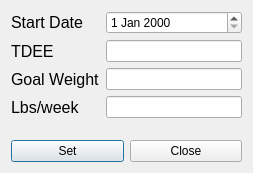
<?xml version="1.0" encoding="UTF-8"?>
<ui version="4.0">
 <class>weightLossPlanDialog</class>
 <widget class="QDialog" name="weightLossPlanDialog">
  <property name="geometry">
   <rect>
    <x>0</x>
    <y>0</y>
    <width>253</width>
    <height>173</height>
   </rect>
  </property>
  <property name="windowTitle">
   <string>Dialog</string>
  </property>
  <layout class="QVBoxLayout" name="verticalLayout">
   <item>
    <layout class="QFormLayout" name="formLayout">
     <item row="0" column="0">
      <widget class="QLabel" name="label">
       <property name="font">
        <font>
         <pointsize>12</pointsize>
        </font>
       </property>
       <property name="text">
        <string>Start Date</string>
       </property>
      </widget>
     </item>
     <item row="1" column="0">
      <widget class="QLabel" name="label_2">
       <property name="font">
        <font>
         <pointsize>12</pointsize>
        </font>
       </property>
       <property name="text">
        <string>TDEE</string>
       </property>
      </widget>
     </item>
     <item row="1" column="1">
      <widget class="QLineEdit" name="inputTDEE"/>
     </item>
     <item row="2" column="0">
      <widget class="QLabel" name="label_3">
       <property name="font">
        <font>
         <pointsize>12</pointsize>
        </font>
       </property>
       <property name="text">
        <string>Goal Weight</string>
       </property>
      </widget>
     </item>
     <item row="2" column="1">
      <widget class="QLineEdit" name="inputGoalWeight"/>
     </item>
     <item row="3" column="0">
      <widget class="QLabel" name="label_4">
       <property name="font">
        <font>
         <pointsize>12</pointsize>
        </font>
       </property>
       <property name="text">
        <string>Lbs/week</string>
       </property>
      </widget>
     </item>
     <item row="3" column="1">
      <widget class="QLineEdit" name="inputLossRate"/>
     </item>
     <item row="0" column="1">
      <widget class="QDateEdit" name="dateEdit"/>
     </item>
    </layout>
   </item>
   <item>
    <layout class="QHBoxLayout" name="horizontalLayout">
     <item>
      <widget class="QPushButton" name="buttonSet">
       <property name="text">
        <string>Set</string>
       </property>
      </widget>
     </item>
     <item>
      <widget class="QPushButton" name="buttonClose">
       <property name="text">
        <string>Close</string>
       </property>
      </widget>
     </item>
    </layout>
   </item>
  </layout>
 </widget>
 <resources/>
 <connections/>
</ui>
